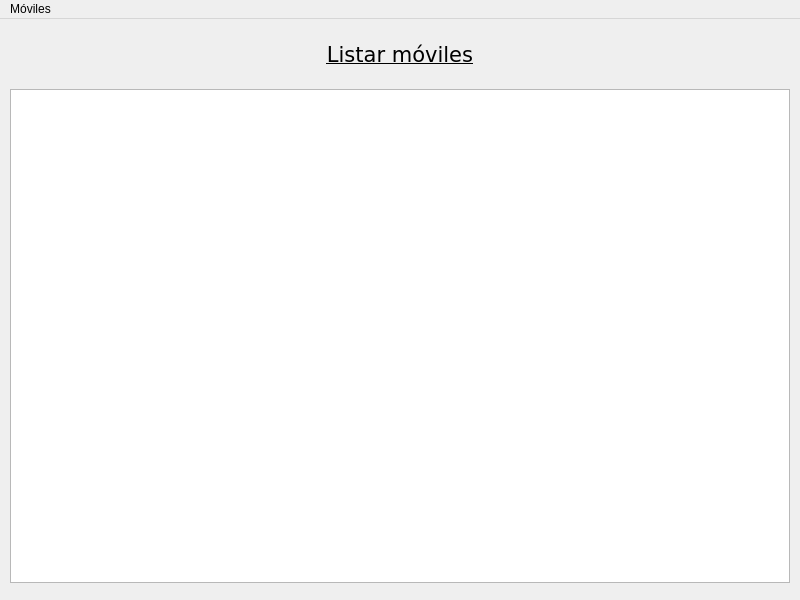
<?xml version="1.0" encoding="UTF-8"?>
<ui version="4.0">
    <class>MainWindow</class>
    <widget class="QMainWindow" name="MainWindow">
        <property name="geometry">
            <rect>
                <x>0</x>
                <y>0</y>
                <width>800</width>
                <height>600</height>
            </rect>
        </property>
        <property name="windowTitle">
            <string>Móviles</string>
        </property>
        <widget class="QWidget" name="centralwidget">
            <widget class="QLabel" name="label_titulo">
                <property name="geometry">
                    <rect>
                        <x>200</x>
                        <y>10</y>
                        <width>400</width>
                        <height>50</height>
                    </rect>
                </property>
                <property name="sizePolicy">
                    <sizepolicy hsizetype="Expanding" vsizetype="Fixed">
                        <horstretch>0</horstretch>
                        <verstretch>0</verstretch>
                    </sizepolicy>
                </property>
                <property name="font">
                    <font>
                        <family>Verdana</family>
                        <pointsize>16</pointsize>
                        <underline>true</underline>
                    </font>
                </property>
                <property name="text">
                    <string>Listar móviles</string>
                </property>
                <property name="alignment">
                    <set>Qt::AlignCenter</set>
                </property>
            </widget>
            <widget class="QTextEdit" name="textEdit">
                <property name="geometry">
                    <rect>
                        <x>10</x>
                        <y>70</y>
                        <width>780</width>
                        <height>494</height>
                    </rect>
                </property>
            </widget>
        </widget>
        <widget class="QMenuBar" name="menubar">
            <property name="geometry">
                <rect>
                    <x>0</x>
                    <y>0</y>
                    <width>800</width>
                    <height>26</height>
                </rect>
            </property>
            <widget class="QMenu" name="menuM_viles">
                <property name="title">
                    <string>Móviles</string>
                </property>
                <addaction name="menu_registrar"/>
                <addaction name="menu_listar_text"/>
                <addaction name="menu_listar_list"/>
                <addaction name="menu_listar_table"/>
                <addaction name="separator"/>
                <addaction name="menu_salir"/>
            </widget>
            <addaction name="menuM_viles"/>
        </widget>
        <action name="menu_registrar">
            <property name="text">
                <string>Registrar móvil</string>
            </property>
        </action>
        <action name="menu_listar_text">
            <property name="text">
                <string>Listar móviles (TextEdit)</string>
            </property>
        </action>
        <action name="menu_salir">
            <property name="text">
                <string>Salir</string>
            </property>
        </action>
        <action name="menu_listar_list">
            <property name="text">
                <string>Listar móviles (List Widget)</string>
            </property>
        </action>
        <action name="menu_listar_table">
            <property name="text">
                <string>Listar móviles (Table Widget)</string>
            </property>
        </action>
    </widget>
    <resources/>
    <connections/>
</ui>
